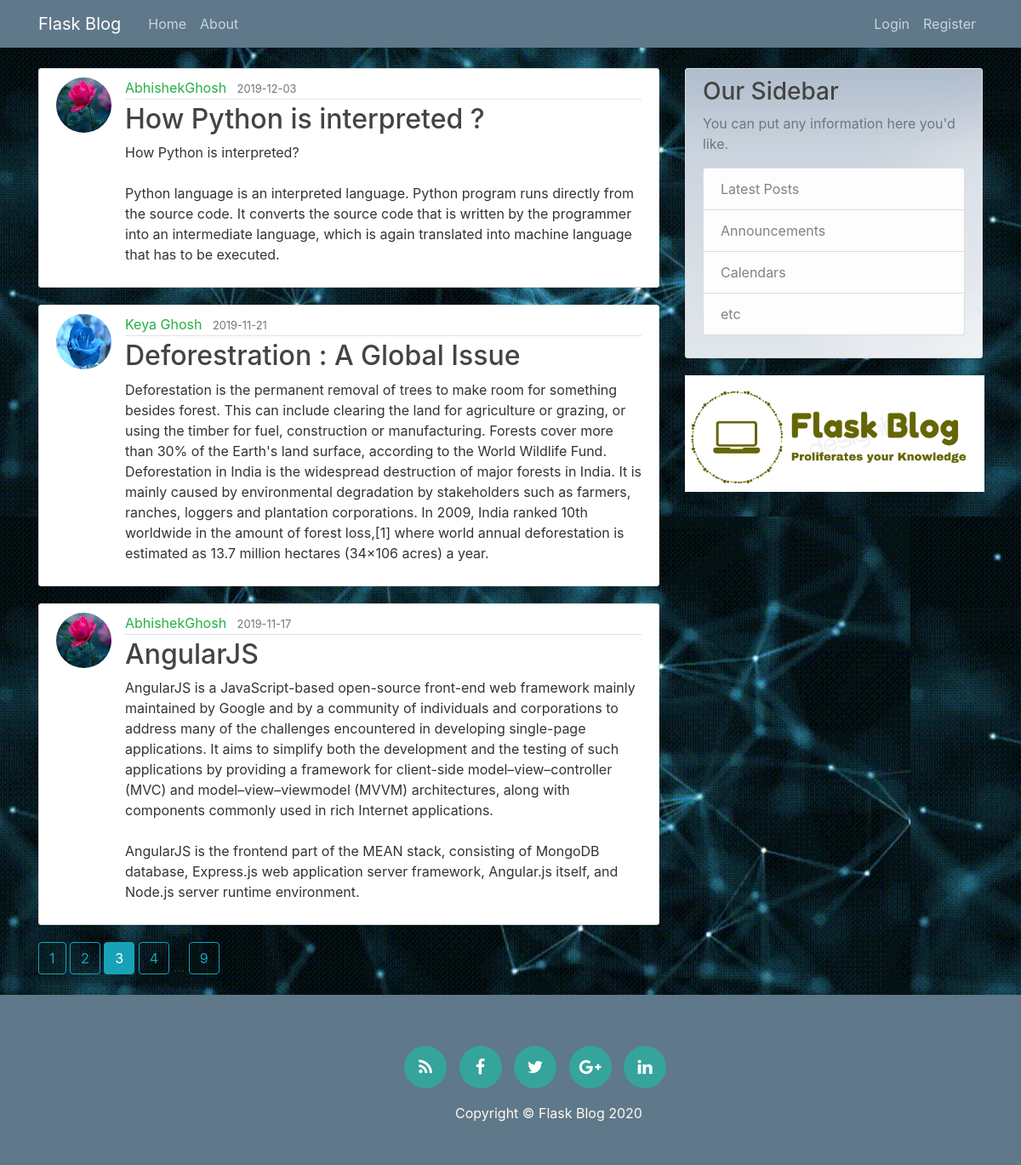
/Home?page=3, run on the app's committed database.
### flaskblog/models.py (models this page shows, shortened)
class Post(db.Model):
    id = db.Column(db.Integer, primary_key=True)
    title = db.Column(db.String(100), nullable=False)
    date_posted = db.Column(db.DateTime, nullable=False, default=datetime.utcnow)
    content = db.Column(db.Text, nullable=False)
    user_id = db.Column(db.Integer, db.ForeignKey('user.id'), nullable=False)

class User(db.Model, UserMixin):
    id = db.Column(db.Integer, primary_key=True)
    username = db.Column(db.String(20), unique=True, nullable=False)
    email = db.Column(db.String(120), unique=True, nullable=False)
    image_file = db.Column(db.String(20), nullable=False, default='default.jpg')
    password = db.Column(db.String(60), nullable=False)
    posts = db.relationship('Post', backref='author', lazy=True)

### flaskblog/main/routes.py (the view)
@main.route("/")
@main.route("/Home")
def home():
    page = request.args.get('page', 1, type=int)
    posts = Post.query.order_by(Post.date_posted.desc()).paginate(page=page,  per_page=3)
    return render_template('home.html', posts=posts)

### flaskblog/templates/home.html
{% extends "layout.html" %}
{% block content %}
  {% for post in posts.items %}
  <article class="media content-section">
    <img class="rounded-circle article-img" src="{{ url_for('static', filename='profile_pics/' + post.author.image_file) }}">
  <div class="media-body">
    <div class="article-metadata">
      <a class="mr-2" href="{{url_for('users.user_posts', username=post.author.username)}}">{{ post.author.username }}</a>
      <small class="text-muted">{{ post.date_posted.strftime('%Y-%m-%d') }}</small>
    </div>
    <h2><a class="article-title" href="{{ url_for('posts.post',post_id=post.id) }}">{{ post.title }}</a></h2>
    <p class="article-content">{{ post.content }}</p>
  </div>
  </article>
  {% endfor %}
  <div>
  {% for page_num in posts.iter_pages(left_edge=1, right_edge=1, left_current=1, right_current=2)%}
        {% if page_num %}
           {% if posts.page == page_num %}
               <a class="btn btn-info mb-4" href="{{ url_for('main.home',page=page_num) }}">{{ page_num }}</a>
           {% else %}
               <a class="btn btn-outline-info mb-4" href="{{ url_for('main.home',page=page_num) }}">{{ page_num }}</a>
           {% endif %}
        {% else %}
          ...
        {% endif %}
  {% endfor %}
  </div>
{% endblock content %}

### flaskblog/static/main.css (style rules this page uses)
body { background: #fafafa; color: #333333; margin-top: 5rem; }
h1, h2, h3, h4, h5, h6 { color: #444444; }
.content-section { background: #ffffff; padding: 10px 20px; border: 1px solid #dddddd; border-radius: 3px; margin-bottom: 20px; }
.article-title { color: #444444; }
.article-content { white-space: pre-line; }
.article-img { height: 65px; width: 65px; margin-right: 16px; }
.article-metadata { padding-bottom: 1px; margin-bottom: 4px; border-bottom: 1px solid #e3e3e3 }

### flaskblog/static/Site.css (style rules this page uses)
a { text-decoration: none; color: #24af44; }

### data on the page
Post: image_file (picture), author.username "AbhishekGhosh", date_posted "2019-12-03", title "How Python is interpreted ?", content "How Python is interpreted? Python language is an interpreted language. Python program runs directly from the source code. It converts the source code that is written by the programmer into an intermediate language, which is again translated into machine language that has to be executed."
Post: image_file (picture), author.username "Keya Ghosh", date_posted "2019-11-21", title "Deforestration : A Global Issue", content "Deforestation is the permanent removal of trees to make room for something besides forest. This can include clearing the land for agriculture or grazing, or using the timber for fuel, construction or manufacturing. Forests cover more than 30% of the Earth's land surface, according to the World Wildlife Fund. Deforestation in India is the widespread destruction of major forests in India. It is mainly caused by environmental degradation by stakeholders such as farmers, ranches, loggers and plantation corporations. In 2009, India ranked 10th worldwide in the amount of forest loss,[1] where world annual deforestation is estimated as 13.7 million hectares (34×106 acres) a year."
Post: image_file (picture), author.username "AbhishekGhosh", date_posted "2019-11-17", title "AngularJS", content "AngularJS is a JavaScript-based open-source front-end web framework mainly maintained by Google and by a community of individuals and corporations to address many of the challenges encountered in developing single-page applications. It aims to simplify both the development and the testing of such applications by providing a framework for client-side model–view–controller (MVC) and model–view–viewmodel (MVVM) architectures, along with components commonly used in rich Internet applications. AngularJS is the frontend part of the MEAN stack, consisting of MongoDB database, Express.js web application server framework, Angular.js itself, and Node.js server runtime environment."

### other printed values
{{ page_num }} "1" "2" "4" "9"
{{ page_num }} "3"
